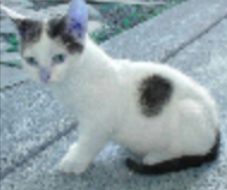
#> input picture cat.png, 227 x 190 px, given in place of cat.jpg, which was not available
$ python Threshold.py
#> lines starting #> are read from the running program, lines starting #| are printed output that depends on the picture; after the words box and inside, x2 and y2 are one past the last pixel; in counts of white or black regions, pixels touching at a corner belong together; pictures that were not available may be replaced by others from this repository, and a replacement may not be noted
import cv2
import matplotlib.pyplot as plt

img=cv2.imread('cat.jpg')
#> img is the input picture: shape (190, 227, 3); mean B, G, R 164.7, 158.9, 143.5
img_gray = cv2.cvtColor(img,cv2.COLOR_BGR2GRAY)
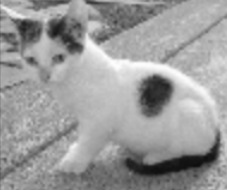
#> img_gray: shape (190, 227); min 13, max 253, mean 155

ret, thresh1 = cv2.threshold(img_gray, 127, 255, cv2.THRESH_BINARY)
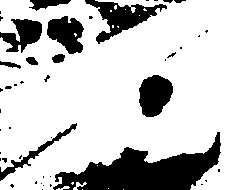
#> thresh1: shape (190, 227); 77% white; 46 black regions (33 under 20 px), largest, box (x1, y1, x2, y2) and area: (53, 132, 221, 190) 4554, (85, 0, 167, 44) 1337, (139, 75, 173, 117) 1063
#如下图中，像素点大于127的地方为255，显示白，亮； 像素点小于127的地方为0，显黑

ret, thresh2 = cv2.threshold(img_gray, 127, 255, cv2.THRESH_BINARY_INV)
#如下图cv2.THRESH_BINARY_INV是 THRESH_BINARY的颜色反转

ret, thresh3 = cv2.threshold(img_gray, 127, 255, cv2.THRESH_TRUNC)
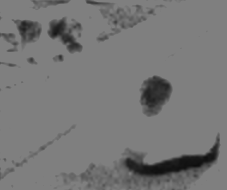
#> thresh3: shape (190, 227); min 13, max 127, mean 118.5
#如下图中，像素点大于127的地方为127， 像素点小于127的地方不变

ret, thresh4 = cv2.threshold(img_gray, 127, 255, cv2.THRESH_TOZERO)
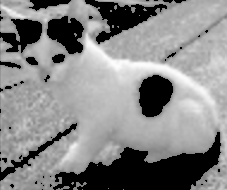
#> thresh4: shape (190, 227); min 0, max 253, mean 134.2
#如下图中，像素点大于127的地方为不变， 像素点小于127的地方为0

ret, thresh5 = cv2.threshold(img_gray, 127, 255, cv2.THRESH_TOZERO_INV)
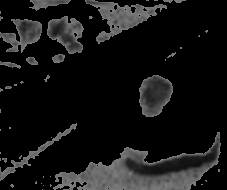
#> thresh5: shape (190, 227); min 0, max 127, mean 20.7
#如下图中，像素点大于127的地方为0， 像素点小于127的地方为不变

titles = ['Original Image', 'BINARY', 'BINARY_INV', 'TRUNC', 'TOZERO', 'TOZERO_INV']
images = [img, thresh1, thresh2, thresh3, thresh4, thresh5]

for i in range(6):
    plt.subplot(2, 3, i + 1), plt.imshow(images[i], 'gray')
    plt.title(titles[i])
    plt.xticks([]), plt.yticks([])
plt.show()
#> figure, not shown here; B, G, R data is drawn as R, G, B

$ run again, with 166.png copied over cat.png
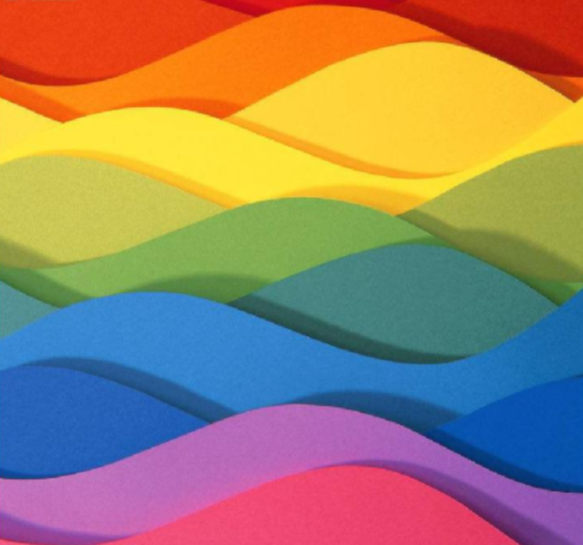
#> input picture 166.png, 583 x 545 px, given in place of cat.jpg, which was not available
#> img is the input picture: shape (545, 583, 3); mean B, G, R 104.1, 130.4, 156.1
#> `ret, thresh1 = cv2.threshold(img_gray, 127, 255, cv2.THRESH_BINARY)`:
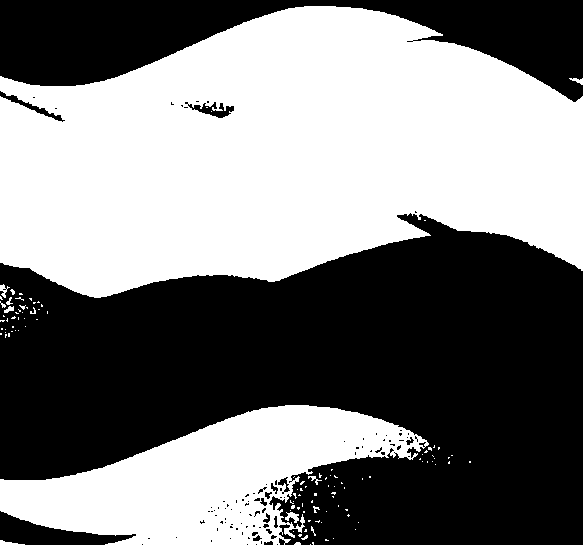
#> thresh1: shape (545, 583); 49.2% white; 112 white regions (101 under 20 px), largest, box (x1, y1, x2, y2) and area: (0, 6, 583, 298) 124219, (0, 405, 429, 545) 31147, (285, 512, 299, 523) 87
#> `ret, thresh5 = cv2.threshold(img_gray, 127, 255, cv2.THRESH_TOZERO_INV)`:
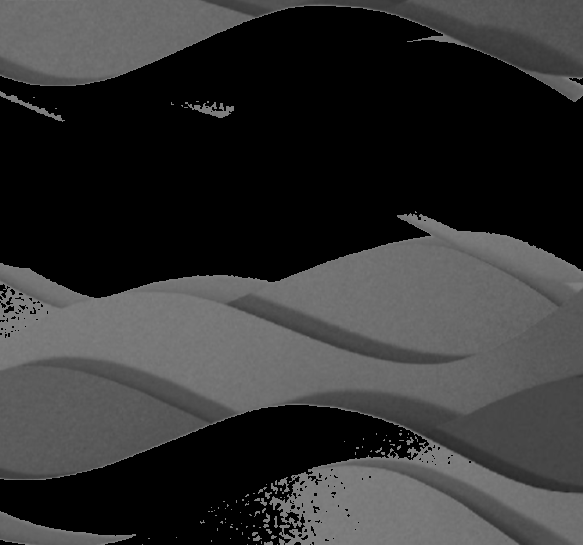
#> thresh5: shape (545, 583); min 0, max 127, mean 50.8
